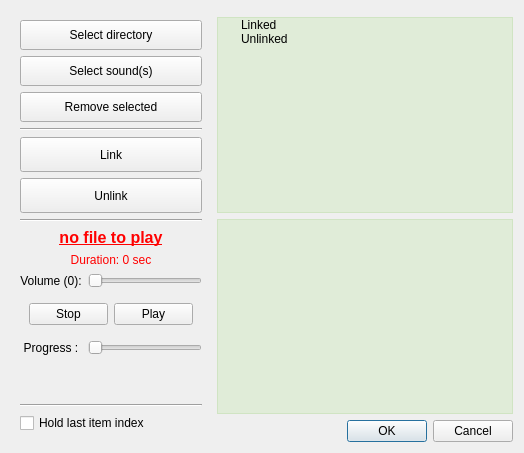
<?xml version="1.0" encoding="UTF-8"?>
<ui version="4.0">
 <class>SoundSelector</class>
 <widget class="QDialog" name="SoundSelector">
  <property name="geometry">
   <rect>
    <x>0</x>
    <y>0</y>
    <width>524</width>
    <height>453</height>
   </rect>
  </property>
  <property name="windowTitle">
   <string>Sound selector</string>
  </property>
  <layout class="QGridLayout" name="gridLayout">
   <item row="1" column="2">
    <widget class="QTreeWidget" name="rolesTree">
     <property name="statusTip">
      <string>Role tree</string>
     </property>
     <property name="whatsThis">
      <string>This is tree of associated and not associated roles (aliases) for sounds. Note that each role must be linked with one sound before table export. However you can use the workspace even although not all roles are reserved yet</string>
     </property>
     <property name="accessibleName">
      <string/>
     </property>
     <property name="styleSheet">
      <string notr="true">QTreeWidget {
	background-color: rgba(80, 200, 0, 0.1);	
}
</string>
     </property>
     <property name="frameShape">
      <enum>QFrame::StyledPanel</enum>
     </property>
     <property name="frameShadow">
      <enum>QFrame::Plain</enum>
     </property>
     <property name="alternatingRowColors">
      <bool>false</bool>
     </property>
     <property name="selectionMode">
      <enum>QAbstractItemView::ExtendedSelection</enum>
     </property>
     <property name="selectionBehavior">
      <enum>QAbstractItemView::SelectRows</enum>
     </property>
     <property name="uniformRowHeights">
      <bool>true</bool>
     </property>
     <property name="animated">
      <bool>false</bool>
     </property>
     <property name="columnCount">
      <number>1</number>
     </property>
     <attribute name="headerVisible">
      <bool>false</bool>
     </attribute>
     <attribute name="headerStretchLastSection">
      <bool>true</bool>
     </attribute>
     <column>
      <property name="text">
       <string>roles</string>
      </property>
     </column>
     <item>
      <property name="text">
       <string>Linked</string>
      </property>
     </item>
     <item>
      <property name="text">
       <string>Unlinked</string>
      </property>
     </item>
    </widget>
   </item>
   <item row="3" column="2">
    <widget class="QDialogButtonBox" name="buttonBox">
     <property name="orientation">
      <enum>Qt::Horizontal</enum>
     </property>
     <property name="standardButtons">
      <set>QDialogButtonBox::Cancel|QDialogButtonBox::Ok</set>
     </property>
    </widget>
   </item>
   <item row="0" column="0" rowspan="4">
    <widget class="QWidget" name="buttonWrapper" native="true">
     <property name="minimumSize">
      <size>
       <width>200</width>
       <height>0</height>
      </size>
     </property>
     <property name="maximumSize">
      <size>
       <width>200</width>
       <height>16777215</height>
      </size>
     </property>
     <layout class="QVBoxLayout" name="verticalLayout">
      <item>
       <widget class="QPushButton" name="selectDirectoryButton">
        <property name="minimumSize">
         <size>
          <width>0</width>
          <height>30</height>
         </size>
        </property>
        <property name="maximumSize">
         <size>
          <width>16777215</width>
          <height>30</height>
         </size>
        </property>
        <property name="statusTip">
         <string>Select directory with sounds to be loaded</string>
        </property>
        <property name="whatsThis">
         <string>Click this button to evoke dialog window for selecting directory with WAV sounds to be loaded</string>
        </property>
        <property name="text">
         <string>Select directory</string>
        </property>
        <property name="icon">
         <iconset resource="icons.qrc">
          <normaloff>:/dialog_selector_icons/dialog_icons/sound_folder_icon.png</normaloff>:/dialog_selector_icons/dialog_icons/sound_folder_icon.png</iconset>
        </property>
       </widget>
      </item>
      <item>
       <widget class="QPushButton" name="selectSoundButton">
        <property name="minimumSize">
         <size>
          <width>0</width>
          <height>30</height>
         </size>
        </property>
        <property name="statusTip">
         <string>Select single sound or few sounds to load</string>
        </property>
        <property name="whatsThis">
         <string>Click this button to evoke dialog window for direct selection of single sound, or multiple set of sounds</string>
        </property>
        <property name="text">
         <string>Select sound(s)</string>
        </property>
        <property name="icon">
         <iconset resource="icons.qrc">
          <normaloff>:/dialog_selector_icons/dialog_icons/sounds_icon.png</normaloff>:/dialog_selector_icons/dialog_icons/sounds_icon.png</iconset>
        </property>
       </widget>
      </item>
      <item>
       <widget class="QPushButton" name="removeSelectedButton">
        <property name="minimumSize">
         <size>
          <width>0</width>
          <height>30</height>
         </size>
        </property>
        <property name="maximumSize">
         <size>
          <width>16777215</width>
          <height>30</height>
         </size>
        </property>
        <property name="statusTip">
         <string>Remove selected items in sound list</string>
        </property>
        <property name="whatsThis">
         <string>Click this button if you wish to delete selected items in imported sounds list</string>
        </property>
        <property name="text">
         <string>Remove selected</string>
        </property>
        <property name="icon">
         <iconset resource="icons.qrc">
          <normaloff>:/dialog_selector_icons/dialog_icons/sounds_remove_icon.png</normaloff>:/dialog_selector_icons/dialog_icons/sounds_remove_icon.png</iconset>
        </property>
       </widget>
      </item>
      <item>
       <widget class="Line" name="loadButtonsSeparator">
        <property name="orientation">
         <enum>Qt::Horizontal</enum>
        </property>
       </widget>
      </item>
      <item>
       <widget class="QPushButton" name="linkButton">
        <property name="minimumSize">
         <size>
          <width>0</width>
          <height>35</height>
         </size>
        </property>
        <property name="maximumSize">
         <size>
          <width>16777215</width>
          <height>35</height>
         </size>
        </property>
        <property name="statusTip">
         <string>Links the selected sound with selected role</string>
        </property>
        <property name="whatsThis">
         <string>If single sound is selected in sound list and appropriate role is highlighted, sound will be associated with selected role and become hidden in sounds list</string>
        </property>
        <property name="text">
         <string>Link</string>
        </property>
        <property name="icon">
         <iconset resource="icons.qrc">
          <normaloff>:/dialog_selector_icons/dialog_icons/link_icon.png</normaloff>:/dialog_selector_icons/dialog_icons/link_icon.png</iconset>
        </property>
       </widget>
      </item>
      <item>
       <widget class="QPushButton" name="unlinkButton">
        <property name="minimumSize">
         <size>
          <width>0</width>
          <height>35</height>
         </size>
        </property>
        <property name="maximumSize">
         <size>
          <width>16777215</width>
          <height>35</height>
         </size>
        </property>
        <property name="statusTip">
         <string>Unlinks selected role with currently associated sound</string>
        </property>
        <property name="whatsThis">
         <string>If a role with associated sound is selected, click this button to break up the connection between them. Unlinked sound will appear back in sound list</string>
        </property>
        <property name="text">
         <string>Unlink</string>
        </property>
        <property name="icon">
         <iconset resource="icons.qrc">
          <normaloff>:/dialog_selector_icons/dialog_icons/unlink_icon.png</normaloff>:/dialog_selector_icons/dialog_icons/unlink_icon.png</iconset>
        </property>
       </widget>
      </item>
      <item>
       <widget class="Line" name="linkButtonsSeparator">
        <property name="orientation">
         <enum>Qt::Horizontal</enum>
        </property>
       </widget>
      </item>
      <item>
       <widget class="QWidget" name="playerWidget" native="true">
        <layout class="QGridLayout" name="gridLayout_2">
         <property name="leftMargin">
          <number>0</number>
         </property>
         <property name="topMargin">
          <number>0</number>
         </property>
         <property name="rightMargin">
          <number>0</number>
         </property>
         <property name="bottomMargin">
          <number>0</number>
         </property>
         <item row="0" column="0" colspan="2">
          <widget class="QLabel" name="fileToPlayLabel">
           <property name="styleSheet">
            <string notr="true">color: red; font-weight: bold; font-size: 16px; text-decoration: underline;</string>
           </property>
           <property name="text">
            <string>no file to play</string>
           </property>
           <property name="alignment">
            <set>Qt::AlignCenter</set>
           </property>
          </widget>
         </item>
         <item row="4" column="1">
          <widget class="QSlider" name="volumeSlider">
           <property name="minimumSize">
            <size>
             <width>0</width>
             <height>15</height>
            </size>
           </property>
           <property name="maximumSize">
            <size>
             <width>16777215</width>
             <height>15</height>
            </size>
           </property>
           <property name="statusTip">
            <string>Volume setting</string>
           </property>
           <property name="whatsThis">
            <string>This slider allows you to set up the volume level for current sound.  Volume level for other sounds will not be affected. If sound in imported sounds list is selected, this volume level represents the volume of all imported sounds and has no effect on associated sounds.</string>
           </property>
           <property name="maximum">
            <number>10</number>
           </property>
           <property name="orientation">
            <enum>Qt::Horizontal</enum>
           </property>
          </widget>
         </item>
         <item row="6" column="0">
          <widget class="QLabel" name="progressLabel">
           <property name="text">
            <string>Progress :</string>
           </property>
           <property name="alignment">
            <set>Qt::AlignCenter</set>
           </property>
          </widget>
         </item>
         <item row="8" column="0" colspan="2">
          <spacer name="verticalSpacer">
           <property name="orientation">
            <enum>Qt::Vertical</enum>
           </property>
           <property name="sizeHint" stdset="0">
            <size>
             <width>20</width>
             <height>40</height>
            </size>
           </property>
          </spacer>
         </item>
         <item row="1" column="0" colspan="2">
          <widget class="QLabel" name="durationLabel">
           <property name="styleSheet">
            <string notr="true">color: red;</string>
           </property>
           <property name="text">
            <string>Duration: 0 sec</string>
           </property>
           <property name="alignment">
            <set>Qt::AlignCenter</set>
           </property>
          </widget>
         </item>
         <item row="4" column="0">
          <widget class="QLabel" name="volumeLabel">
           <property name="text">
            <string>Volume (0):</string>
           </property>
           <property name="alignment">
            <set>Qt::AlignCenter</set>
           </property>
          </widget>
         </item>
         <item row="6" column="1">
          <widget class="QSlider" name="progressSlider">
           <property name="minimumSize">
            <size>
             <width>0</width>
             <height>15</height>
            </size>
           </property>
           <property name="maximumSize">
            <size>
             <width>16777215</width>
             <height>15</height>
            </size>
           </property>
           <property name="statusTip">
            <string>Progress bar</string>
           </property>
           <property name="whatsThis">
            <string>This slider represents the progress bar of sound currently being played.  You can use this slider to skip in sound file as well.</string>
           </property>
           <property name="styleSheet">
            <string notr="true"/>
           </property>
           <property name="maximum">
            <number>100</number>
           </property>
           <property name="orientation">
            <enum>Qt::Horizontal</enum>
           </property>
           <property name="invertedControls">
            <bool>false</bool>
           </property>
           <property name="tickPosition">
            <enum>QSlider::NoTicks</enum>
           </property>
           <property name="tickInterval">
            <number>20</number>
           </property>
          </widget>
         </item>
         <item row="5" column="0" colspan="2">
          <widget class="QWidget" name="playerButtonWrapper" native="true">
           <property name="minimumSize">
            <size>
             <width>0</width>
             <height>40</height>
            </size>
           </property>
           <property name="maximumSize">
            <size>
             <width>16777215</width>
             <height>40</height>
            </size>
           </property>
           <layout class="QHBoxLayout" name="horizontalLayout">
            <item>
             <widget class="QPushButton" name="stopSoundButton">
              <property name="statusTip">
               <string>Stop current playing</string>
              </property>
              <property name="whatsThis">
               <string>Use this button to stop the currently played sound. Note that progress pointer will be returned to 0s state.</string>
              </property>
              <property name="text">
               <string>Stop</string>
              </property>
             </widget>
            </item>
            <item>
             <widget class="QPushButton" name="playSoundButton">
              <property name="statusTip">
               <string>Play current sound</string>
              </property>
              <property name="whatsThis">
               <string>Click this to play the sound currently selected.</string>
              </property>
              <property name="text">
               <string>Play</string>
              </property>
             </widget>
            </item>
           </layout>
          </widget>
         </item>
        </layout>
       </widget>
      </item>
      <item>
       <widget class="Line" name="previewSeparator">
        <property name="orientation">
         <enum>Qt::Horizontal</enum>
        </property>
       </widget>
      </item>
      <item>
       <widget class="QCheckBox" name="incrementalSwitchCheckbox">
        <property name="statusTip">
         <string>Incremental switching option on/off</string>
        </property>
        <property name="whatsThis">
         <string>This option allows to increment role item pointer to the next item if exists after association current role with sound</string>
        </property>
        <property name="layoutDirection">
         <enum>Qt::LeftToRight</enum>
        </property>
        <property name="text">
         <string>Hold last item index</string>
        </property>
       </widget>
      </item>
     </layout>
    </widget>
   </item>
   <item row="2" column="2">
    <widget class="QListWidget" name="importedSoundsList">
     <property name="statusTip">
      <string>Image list</string>
     </property>
     <property name="whatsThis">
      <string>This list contains all sounds registered by program internally</string>
     </property>
     <property name="styleSheet">
      <string notr="true">QListWidget {
	background-color: rgba(80, 200, 0, 0.1);	
}</string>
     </property>
     <property name="selectionMode">
      <enum>QAbstractItemView::ExtendedSelection</enum>
     </property>
    </widget>
   </item>
  </layout>
 </widget>
 <tabstops>
  <tabstop>selectDirectoryButton</tabstop>
  <tabstop>selectSoundButton</tabstop>
  <tabstop>removeSelectedButton</tabstop>
  <tabstop>linkButton</tabstop>
  <tabstop>unlinkButton</tabstop>
  <tabstop>volumeSlider</tabstop>
  <tabstop>stopSoundButton</tabstop>
  <tabstop>playSoundButton</tabstop>
  <tabstop>progressSlider</tabstop>
  <tabstop>incrementalSwitchCheckbox</tabstop>
  <tabstop>rolesTree</tabstop>
  <tabstop>importedSoundsList</tabstop>
 </tabstops>
 <resources>
  <include location="icons.qrc"/>
 </resources>
 <connections>
  <connection>
   <sender>buttonBox</sender>
   <signal>accepted()</signal>
   <receiver>SoundSelector</receiver>
   <slot>accept()</slot>
   <hints>
    <hint type="sourcelabel">
     <x>248</x>
     <y>254</y>
    </hint>
    <hint type="destinationlabel">
     <x>157</x>
     <y>274</y>
    </hint>
   </hints>
  </connection>
  <connection>
   <sender>buttonBox</sender>
   <signal>rejected()</signal>
   <receiver>SoundSelector</receiver>
   <slot>reject()</slot>
   <hints>
    <hint type="sourcelabel">
     <x>316</x>
     <y>260</y>
    </hint>
    <hint type="destinationlabel">
     <x>286</x>
     <y>274</y>
    </hint>
   </hints>
  </connection>
 </connections>
</ui>
